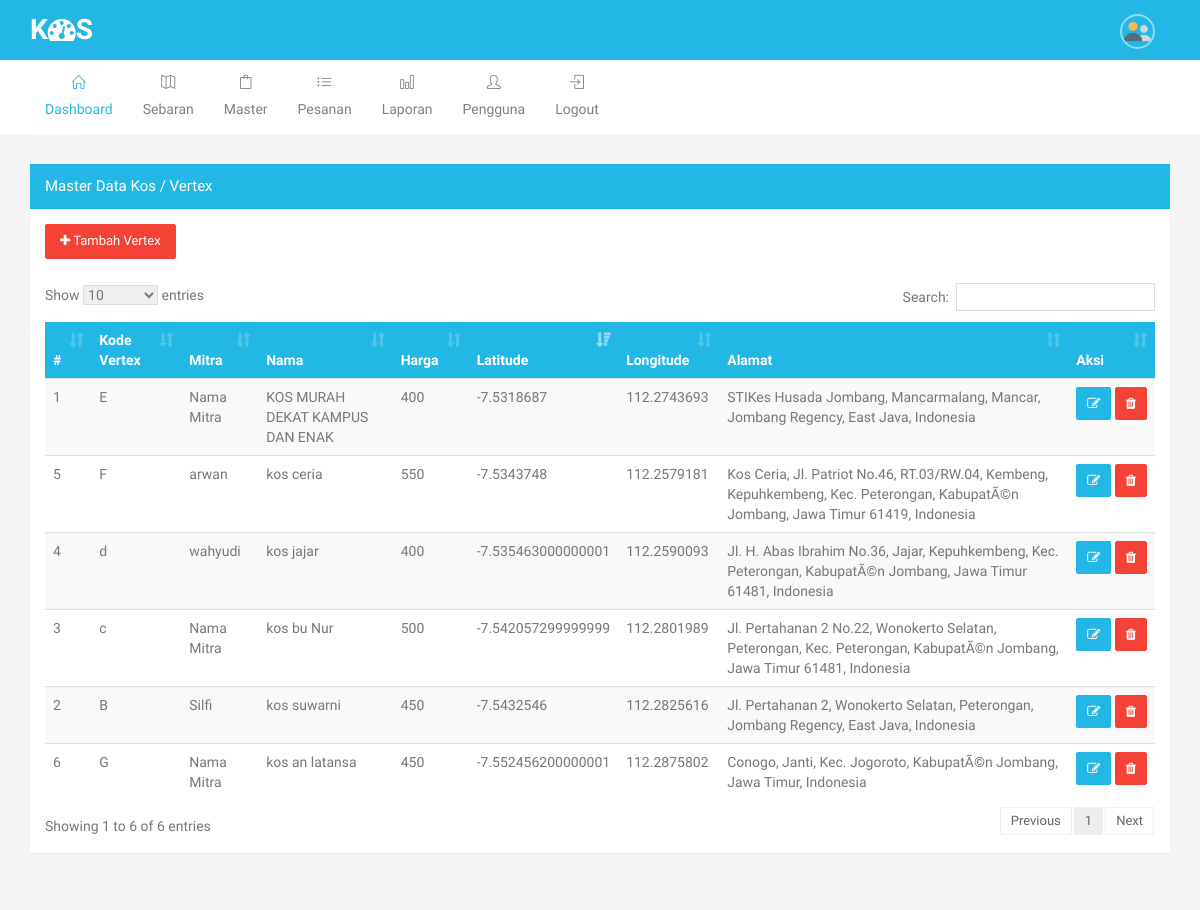
Before: /master_kos (signed in) with the older database file.
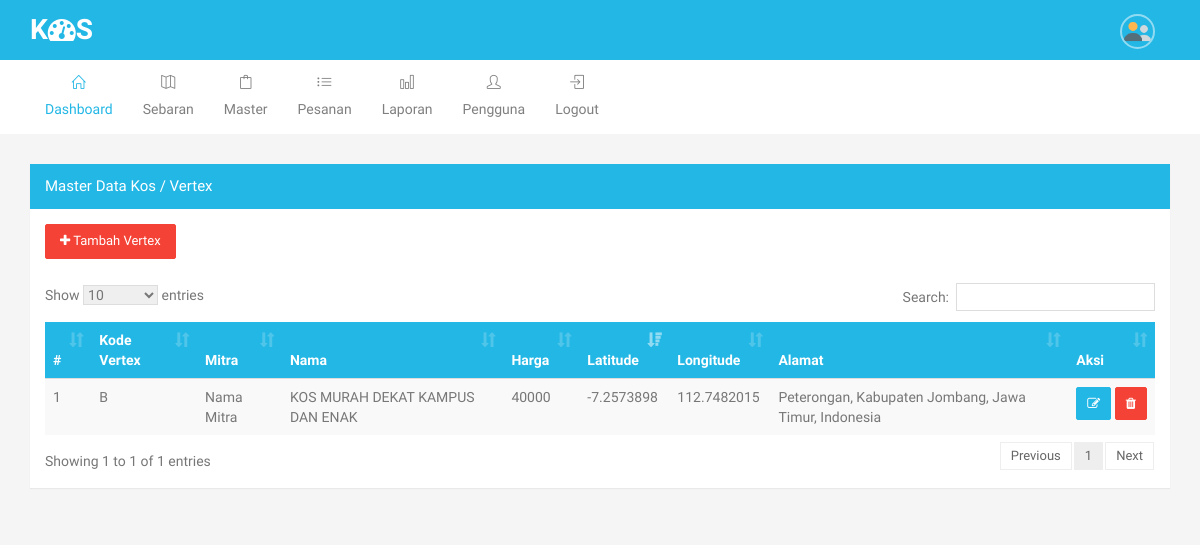
After: the same page with the newer database file.
### tables this page shows
CREATE TABLE `m_kos` (
  `id` int(11) NOT NULL,
  `kode` varchar(24) NOT NULL,
  `nama` text NOT NULL,
  `id_mitra` int(11) NOT NULL,
  `harga` int(11) NOT NULL,
  `deskripsi` text NOT NULL,
  `alamat` text NOT NULL,
  `lat` text NOT NULL,
  `lng` text NOT NULL,
  `gambar` text NOT NULL,
  `gambar2` text NOT NULL,
  `gambar3` text NOT NULL
);

CREATE TABLE `m_mitra` (
  `id` int(11) NOT NULL,
  `nama` varchar(225) NOT NULL,
  `hp` text NOT NULL,
  `email` text NOT NULL,
  `alamat` text NOT NULL,
  `username` text NOT NULL,
  `password` text NOT NULL,
  `status` text NOT NULL
);

### config/koneksi.php (called while the page is built, shortened)
<?php
$base_url = "http://localhost/pencarian_kos/";
?>

### pages/master_kos.php (the view, shortened to what this page needs)
<div class="row">
    <div class="col-md-12">
        <div class="panel panel-primary collapsed">
            <div class="panel-heading">
                Master data Kos / Vertex
            </div>
            <div class="panel-body">
                <a href="<?php echo $base_url; ?>add_kos" class="btn btn-danger"><i class="fa fa-plus"></i> Tambah Vertex</a>
                <br>
                <br>
                <table id="datatable" class="table table-striped dt-responsive nowrap">
                    <thead class="bg-primary">
                        <tr>
                            <th>#</th>
                            <th>Kode Vertex</th>
                            <th>Mitra</th>
                            <th>Nama</th>
                            <th>Harga</th>
                            <th>Latitude</th>
                            <th>Longitude</th>
                            <th>Alamat</th>
                            <th>Aksi</th>
                        </tr>
                    </thead>
                    <tbody>
                     <?php
                     $no=1;
                     if ($_SESSION['level']==1) {
                        $filter = "";
                     }elseif ($_SESSION['level']==3) {
                        $filter = "WHERE a.id_mitra='".$_SESSION['id_mitra']."'";
                     }
                     $q = mysqli_query($conn,"SELECT a.*, b.nama as mitra FROM m_kos as a
                        LEFT JOIN m_mitra as b ON a.id_mitra = b.id
                        ".$filter."
                        ");
                     while ($d = mysqli_fetch_array($q)) :
                         ?>
                         <tr>
                             <td width="1%"><?php echo $no++; ?></td>
                             <td><?php echo $d['kode']; ?></td>
                             <td><?php echo $d['mitra']; ?></td>
                             <td><?php echo $d['nama']; ?></td>
                             <td><?php echo $d['harga']; ?></td>
                             <td><?php echo $d['lat']; ?></td>
                             <td><?php echo $d['lng']; ?></td>
                             <td><?php echo $d['alamat']; ?></td>
                             <td nowrap="">
                                 <form action="" method="POST">
                                     <a href="<?php echo $base_url; ?>add_kos/<?php echo $d['id']; ?>" class="btn btn-primary btn-sm"><i class="fa fa-edit"></i></a>
                                     <button type="submit" name="hapus" onclick="return confirm('Apakah anda ingin menghapus data ini ?');" class="btn btn-danger btn-sm"><i class="fa fa-trash "></i></button>
                                 </form>
                             </td>
                         </tr>
                     <?php endwhile; ?>
                 </tbody>
             </table>
         </div>
     </div>
 </div>
</div>

Changed rows visible on the page:
removed m_kos: kode "B", id_mitra.nama "Silfi", nama "kos suwarni", harga "450", lat "-7.5432546", lng "112.2825616", alamat "Jl. Pertahanan 2, Wonokerto Selatan, Peterongan, Jombang Regency, East Java, Indonesia"
removed m_kos: kode "c", id_mitra.nama "Nama Mitra", nama "kos bu Nur", harga "500", lat "-7.542057299999999", lng "112.2801989", alamat "Jl. Pertahanan 2 No.22, Wonokerto Selatan, Peterongan, Kec. Peterongan, KabupatÃ©n Jombang, Jawa Timur 61481, Indonesia"
removed m_kos: kode "d", id_mitra.nama "wahyudi", nama "kos jajar", harga "400", lat "-7.535463000000001", lng "112.2590093", alamat "Jl. H. Abas Ibrahim No.36, Jajar, Kepuhkembeng, Kec. Peterongan, KabupatÃ©n Jombang, Jawa Timur 61481, Indonesia"
removed m_kos: kode "F", id_mitra.nama "arwan", nama "kos ceria", harga "550", lat "-7.5343748", lng "112.2579181", alamat "Kos Ceria, Jl. Patriot No.46, RT.03/RW.04, Kembeng, Kepuhkembeng, Kec. Peterongan, KabupatÃ©n Jombang, Jawa Timur 61419, Indonesia"
removed m_kos: kode "G", id_mitra.nama "Nama Mitra", nama "kos an latansa", harga "450", lat "-7.552456200000001", lng "112.2875802", alamat "Conogo, Janti, Kec. Jogoroto, KabupatÃ©n Jombang, Jawa Timur, Indonesia"
changed m_kos "KOS MURAH DEKAT KAMPUS DAN ENAK": kode "E" → "B"; harga "400" → "40000"; lat "-7.5318687" → "-7.2573898"; lng "112.2743693" → "112.7482015"; alamat "STIKes Husada Jombang, Mancarmalang, Mancar, Jombang Regency, East Java, Indonesia" → "Peterongan, Kabupaten Jombang, Jawa Timur, Indonesia"
Other visible differences:
text written by a page script: "Show entries Search: Showing 1 to 6 of 6 entries Previous 1 Next" → "Show entries Search: Showing 1 to 1 of 1 entries Previous 1 Next"
